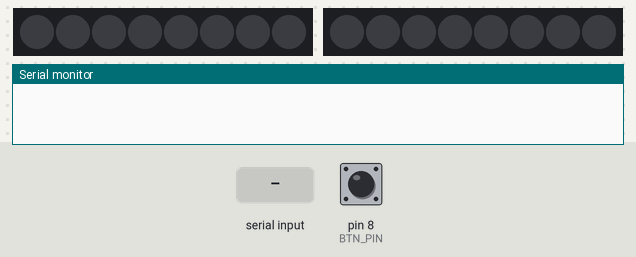
Bench run of a sketch on a simulated Arduino Uno, built with avr-gcc and run on an emulated ATmega328P. Shown: 2 × 8 RGB LEDs in strip order, left to right, the last lines printed to the serial monitor. Inputs (shaded band) come from the test bench; at power-on: pin 8 (BTN_PIN) HIGH. Dim RGB values are drawn brighter than linear.

Above: at 1.2 s.
1.3 s: "90,45\n" received over Serial
At 2.5 s:
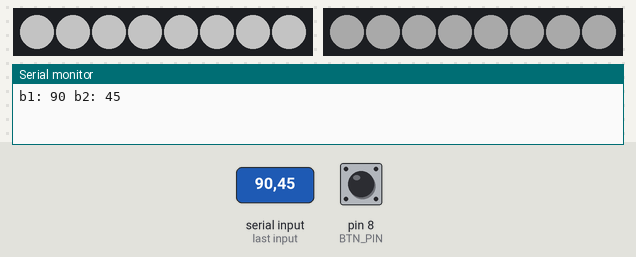
2.8 s: "30,150\n" received over Serial
At 3.3 s:
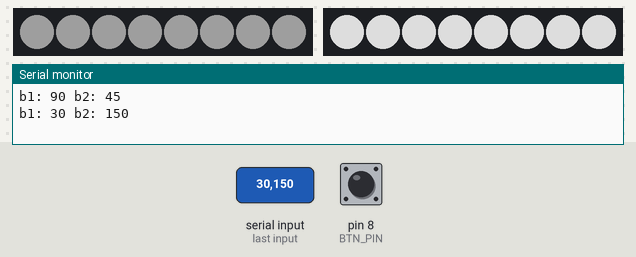
4.3 s: pin 8 (BTN_PIN) pulled LOW for 0.15 s
At 5.4 s:
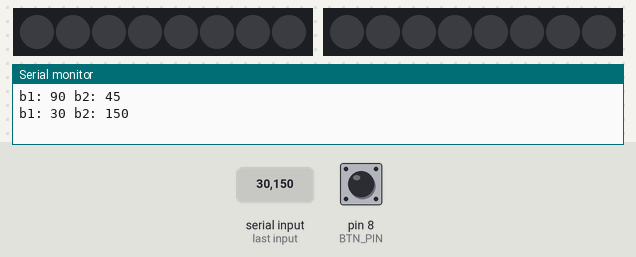
5.9 s: pin 8 (BTN_PIN) pulled LOW for 1 s
At 6.4 s:
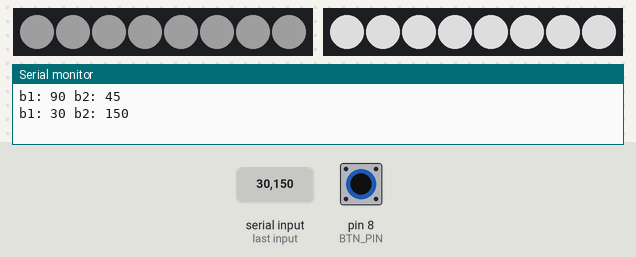
Timing chart, 0 to 8.9 s (numbered marks = the images above; inputs shaded):
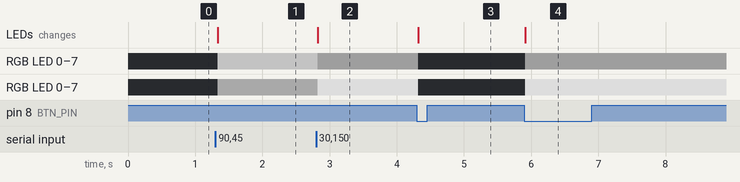

The sketch:

PhNano.ino
```cpp
#include <Adafruit_NeoPixel.h>

#define PIN_P1 6
#define PIN_P2 7
#define NUMPIXELS 8
#define BTN_PIN 8

Adafruit_NeoPixel stripP1(NUMPIXELS, PIN_P1, NEO_GRB + NEO_KHZ800);
Adafruit_NeoPixel stripP2(NUMPIXELS, PIN_P2, NEO_GRB + NEO_KHZ800);

String input = "";
int brightness1 = 0;
int brightness2 = 0;
bool Auto = true;

void setup() {
  Serial.begin(9600);  // RX(0) ← UNO의 TX(1)
  pinMode(BTN_PIN, INPUT_PULLUP);

  stripP1.begin();
  stripP2.begin();
  stripP1.show();
  stripP2.show();
}

void loop() {
  // 버튼 처리
  static bool lastBtn = HIGH;
  bool btn = digitalRead(BTN_PIN);
  if (btn == LOW && lastBtn == HIGH) {
    Auto = !Auto;
    delay(5);
  }
  lastBtn = btn;

  // 데이터 수신
  while (Serial.available() > 0) {
    char c = Serial.read();
    if (c == '\n') {
      parseData(input);
      input = "";
    } else {
      input += c;
    }
  }

  // 네오픽셀 제어
  if (Auto) {
    for (int i = 0; i < NUMPIXELS; i++) {
      stripP1.setPixelColor(i, stripP1.Color(brightness1, brightness1, brightness1));
      stripP2.setPixelColor(i, stripP2.Color(brightness2, brightness2, brightness2));
    }
  }
  else {
    for (int i = 0; i < NUMPIXELS; i++) {
      stripP1.setPixelColor(i, 0);
      stripP2.setPixelColor(i, 0);
    }
  }

  stripP1.show();
  stripP2.show();
  delay(50);
}

void parseData(String data) {
  int commaIndex = data.indexOf(',');
  if (commaIndex > 0) {
    brightness1 = data.substring(0, commaIndex).toInt();

    // B_raw 값 (어두울수록 값 커짐)
    brightness2 = data.substring(commaIndex + 1).toInt();

    // b1과 b2 값 출력
    Serial.print("b1: ");
    Serial.print(brightness1);
    Serial.print(" b2: ");
    Serial.println(brightness2);
  }
}
```

Measured:
- after the input at 1.3 s, RGB LED 0–7: off → RGB(90, 90, 90) at once; RGB LED 0–7: off → RGB(45, 45, 45) at once; the LEDs: change at once (image 1)
- after the input at 2.8 s, RGB LED 0–7: RGB(90, 90, 90) → RGB(30, 30, 30) at once; RGB LED 0–7: RGB(45, 45, 45) → RGB(150, 150, 150) at once; the LEDs: change at once (image 2)
- after the input at 4.3 s, RGB LED 0–7: RGB(30, 30, 30) → off at once; RGB LED 0–7: RGB(150, 150, 150) → off at once; the LEDs: change at once (image 3)
- after the input at 5.9 s, RGB LED 0–7: off → RGB(30, 30, 30) at once; RGB LED 0–7: off → RGB(150, 150, 150) at once; the LEDs: change at once (image 4)
